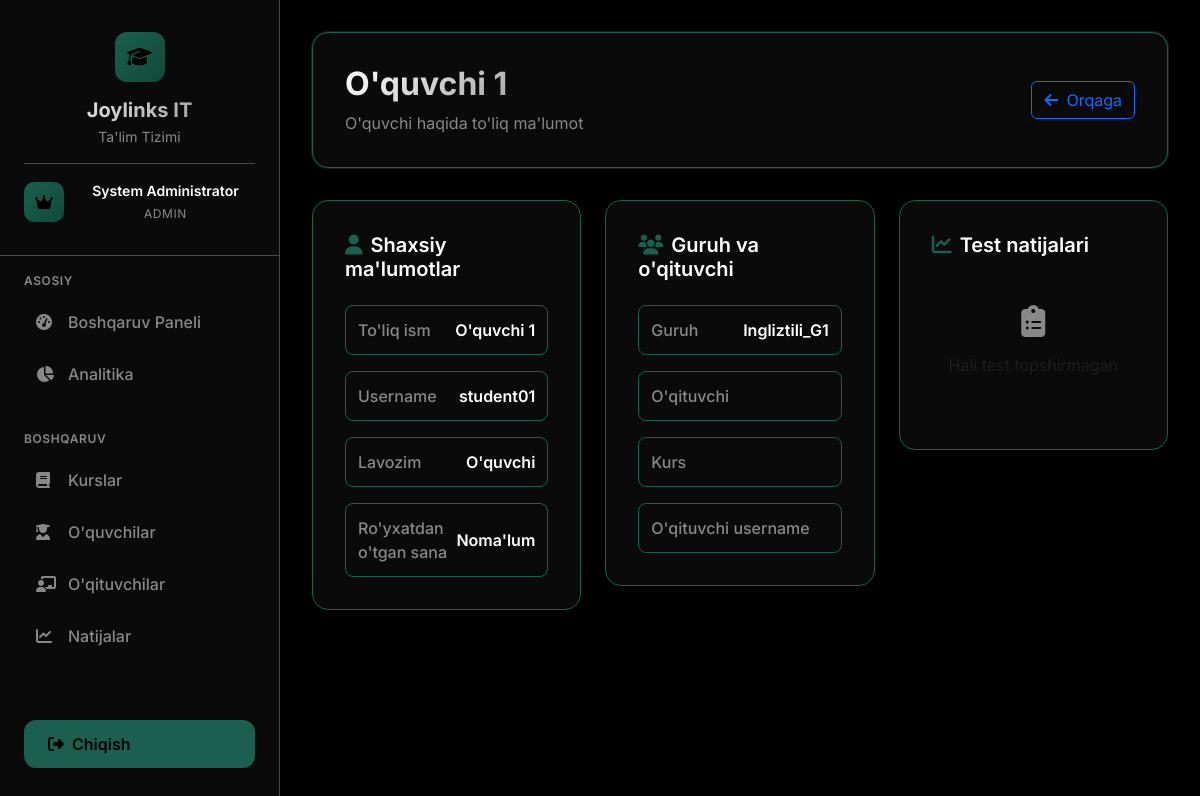
/admin/students/view/1 (signed in), run on the app's committed database.
### app.py (models this page shows)
class User(UserMixin, db.Model):
    id = db.Column(db.Integer, primary_key=True)
    username = db.Column(db.String(80), unique=True, nullable=False)
    password_hash = db.Column(db.String(120), nullable=False)
    role = db.Column(db.String(20), nullable=False)  # admin, teacher, student
    full_name = db.Column(db.String(100), nullable=False)
    teacher_profile = db.relationship('Teacher', backref='user', uselist=False)
    student_profile = db.relationship('Student', backref='user', uselist=False)

class Group(db.Model):
    id = db.Column(db.Integer, primary_key=True)
    name = db.Column(db.String(50), nullable=False)
    teacher_id = db.Column(db.Integer, db.ForeignKey('teacher.id'), nullable=False)
    students = db.relationship('Student', backref='group', lazy=True)
    tests = db.relationship('Test', backref='group', lazy=True)

### app.py (the view)
@app.route('/admin/students/view/<int:student_id>')
@admin_required
def admin_view_student(student_id):
    from sqlalchemy.orm import aliased
    student_user = aliased(User, name='student_user')
    teacher_user = aliased(User, name='teacher_user')
    student = db.session.query(Student, student_user, Group, Teacher, teacher_user, Course)\
        .join(student_user, Student.user_id == student_user.id)\
        .join(Group, Student.group_id == Group.id)\
        .join(Teacher, Group.teacher_id == Teacher.id)\
        .join(teacher_user, Teacher.user_id == teacher_user.id)\
        .join(Course, Teacher.course_id == Course.id)\
        .options(db.joinedload(Student.results))\
        .filter(Student.id == student_id)\
        .first_or_404()
    return render_template('admin/view_student_modern.html', student=student)

### app.py (called while the page is built)
@login_manager.user_loader
def load_user(user_id):
    return User.query.get(int(user_id))

def admin_required(f):
    @wraps(f)
    def decorated_function(*args, **kwargs):
        if not current_user.is_authenticated or current_user.role != 'admin':
            flash('Kirish taqiqlangan. Admin huquqlari kerak.', 'danger')
            return redirect(url_for('login'))
        return f(*args, **kwargs)
    return decorated_function

### templates/admin/view_student_modern.html (shortened to what this page needs)
{% extends "base_modern.html" %}
{% block content %}
<div class="page-header">
    <div class="d-flex justify-content-between align-items-center">
        <div>
            <h1 class="page-title">{{ student[1].full_name }}</h1>
            <p class="page-subtitle">O'quvchi haqida to'liq ma'lumot</p>
        </div>
        <div>
            <a href="{{ url_for('admin_students') }}" class="btn btn-outline-primary">
                <i class="fas fa-arrow-left me-2"></i>Orqaga
            </a>
        </div>
    </div>
</div>
<div class="row g-4">
    <div class="col-lg-4">
        <div class="content-card">
            <h5 class="mb-4" style="color: var(--text-primary); font-weight: 600;">
                <i class="fas fa-user me-2" style="color: var(--accent);"></i>Shaxsiy ma'lumotlar
            </h5>
            <div class="info-section">
                <div class="info-item">
                    <label>To'liq ism</label>
                    <span>{{ student[1].full_name }}</span>
                </div>
                <div class="info-item">
                    <label>Username</label>
                    <span>{{ student[1].username }}</span>
                </div>
                <div class="info-item">
                    <label>Lavozim</label>
                    <span>O'quvchi</span>
                </div>
                <div class="info-item">
                    <label>Ro'yxatdan o'tgan sana</label>
                    <span>{{ student[0].created_at.strftime('%d.%m.%Y') if student[0].created_at else 'Noma\'lum' }}</span>
                </div>
            </div>
        </div>
    </div>
    <div class="col-lg-4">
        <div class="content-card">
            <h5 class="mb-4" style="color: var(--text-primary); font-weight: 600;">
                <i class="fas fa-users me-2" style="color: var(--accent);"></i>Guruh va o'qituvchi
            </h5>
            <div class="info-section">
                <div class="info-item">
                    <label>Guruh</label>
                    <span>{{ student[2].name }}</span>
                </div>
                <div class="info-item">
                    <label>O'qituvchi</label>
                </div>
                <div class="info-item">
                    <label>Kurs</label>
                </div>
                <div class="info-item">
                    <label>O'qituvchi username</label>
                </div>
            </div>
        </div>
    </div>
    <div class="col-lg-4">
        <div class="content-card">
            <h5 class="mb-4" style="color: var(--text-primary); font-weight: 600;">
                <i class="fas fa-chart-line me-2" style="color: var(--accent);"></i>Test natijalari
            </h5>
            {% if student[0].results %}
            <div class="test-results">
                {% for result in student[0].results %}
                <div class="result-item">
                    <div class="result-header">
                        <h6>{{ result.test.title }}</h6>
                        <small class="text-muted">{{ result.submitted_at.strftime('%d.%m.%Y %H:%M') }}</small>
                    </div>
                    <div class="result-stats">
                        <div class="stat-item">
                            <span class="stat-label">Ball</span>
                            <span class="stat-value">{{ result.score }}/{{ result.total_questions }}</span>
                        </div>
                        <div class="stat-item">
                            <span class="stat-label">Foiz</span>
                            <span class="stat-value {{ 'text-success' if result.percentage >= 60 else 'text-warning' }}">
                                {{ "%.1f"|format(result.percentage) }}%
                            </span>
                        </div>
                    </div>
                    <div class="progress mt-2">
                        <div class="progress-bar {{ 'success' if result.percentage >= 60 else 'warning' }}" style="width: {{ result.percentage }}%;"></div>
                    </div>
                </div>
                {% endfor %}
            </div>
            {% else %}
            <div class="text-center py-4">
                <i class="fas fa-clipboard-list fa-2x mb-3" style="color: var(--text-secondary);"></i>
                <p class="text-muted">Hali test topshirmagan</p>
            </div>
            {% endif %}
        </div>
    </div>
</div>
{% endblock %}

### templates/base_modern.html (shortened to what this page needs)
<!DOCTYPE html>
<html lang="uz">
<head>
    <link href="https://cdn.jsdelivr.net/npm/bootstrap@5.3.0/dist/css/bootstrap.min.css" rel="stylesheet">
    <link href="https://cdnjs.cloudflare.com/ajax/libs/font-awesome/6.4.0/css/all.min.css" rel="stylesheet">
</head>
<body>
    <aside class="sidebar" id="sidebar">
        <div class="sidebar-header">
            <div class="logo">
                <i class="fas fa-graduation-cap"></i>
            </div>
            <h3>Joylinks IT</h3>
            <p>Ta'lim Tizimi</p>
            {% if current_user.is_authenticated %}
            <div class="user-info">
                <div class="user-avatar">
                    {% if current_user.role == 'admin' %}
                        <i class="fas fa-crown"></i>
                    {% elif current_user.role == 'teacher' %}
                        <i class="fas fa-user-tie"></i>
                    {% elif current_user.role == 'student' %}
                        <i class="fas fa-user-graduate"></i>
                    {% endif %}
                </div>
                <div class="user-details">
                    <div class="user-name">{{ current_user.full_name }}</div>
                    <div class="user-role">
                        {% if current_user.role == 'admin' %}
                            Admin
                        {% elif current_user.role == 'teacher' %}
                            Ustoz
                        {% elif current_user.role == 'student' %}
                            O'quvchi
                        {% endif %}
                    </div>
                </div>
            </div>
            {% endif %}
        </div>
        <nav class="sidebar-nav">
            {% if current_user.role == 'admin' %}
            <div class="nav-section">
                <div class="nav-section-title">Asosiy</div>
                <a href="{{ url_for('admin_dashboard') }}" class="nav-link {% if request.endpoint == 'admin_dashboard' %}active{% endif %}">
                    <i class="fas fa-tachometer-alt"></i>
                    <span>Boshqaruv Paneli</span>
                </a>
                <a href="{{ url_for('admin_analytics') }}" class="nav-link {% if request.endpoint == 'admin_analytics' %}active{% endif %}">
                    <i class="fas fa-chart-pie"></i>
                    <span>Analitika</span>
                </a>
            </div>
            <div class="nav-section">
                <div class="nav-section-title">Boshqaruv</div>
                <a href="{{ url_for('admin_courses') }}" class="nav-link {% if request.endpoint == 'admin_courses' %}active{% endif %}">
                    <i class="fas fa-book"></i>
                    <span>Kurslar</span>
                </a>
                <a href="{{ url_for('admin_students') }}" class="nav-link {% if request.endpoint == 'admin_students' %}active{% endif %}">
                    <i class="fas fa-user-graduate"></i>
                    <span>O'quvchilar</span>
                </a>
                <a href="{{ url_for('admin_teachers') }}" class="nav-link {% if request.endpoint == 'admin_teachers' %}active{% endif %}">
                    <i class="fas fa-chalkboard-teacher"></i>
                    <span>O'qituvchilar</span>
                </a>
                <a href="{{ url_for('admin_results') }}" class="nav-link {% if request.endpoint == 'admin_results' %}active{% endif %}">
                    <i class="fas fa-chart-line"></i>
                    <span>Natijalar</span>
                </a>
            </div>
            {% endif %}
        </nav>
        <div class="logout-btn">
            <a href="{{ url_for('logout') }}" class="btn-primary-custom w-100">
                <i class="fas fa-sign-out-alt me-2"></i>
                Chiqish
            </a>
        </div>
    </aside>
    <main class="main-content">
        {% block content %}{% endblock %}
    </main>
</body>
</html>

### templates/base_modern.html (style rules this page uses)
:root { --bg-primary: #000000; --bg-secondary: #0a0a0a; --bg-card: #0a0a0a; --text-primary: #ffffff; --text-secondary: #888888; --accent: #1a5f4f; --accent-hover: #0f4a3a; --border: #1a5f4f; --sidebar-width: 280px; }
* { margin: 0; padding: 0; box-sizing: border-box; }
body { font-family: 'Inter', -apple-system, BlinkMacSystemFont, 'Segoe UI', sans-serif; background: var(--bg-primary); color: var(--text-primary); min-height: 100vh; overflow-x: hidden; }
.user-info { margin-top: 1rem; padding-top: 1rem; border-top: 1px solid var(--border); display: flex; align-items: center; gap: 0.75rem; }
.user-avatar { width: 40px; height: 40px; background: linear-gradient(135deg, var(--accent), var(--accent-hover)); border-radius: 10px; display: flex; align-items: center; justify-content: center; color: var(--bg-primary); }
.user-details { flex: 1; }
.user-name { font-size: 0.875rem; font-weight: 600; color: var(--text-primary); margin-bottom: 0.25rem; }
.user-role { font-size: 0.75rem; color: var(--text-secondary); text-transform: uppercase; letter-spacing: 0.05em; }
.sidebar { position: fixed; top: 0; left: 0; height: 100vh; width: var(--sidebar-width); background: var(--bg-card); border-right: 1px solid var(--border); z-index: 1000; transition: all 0.3s cubic-bezier(0.4, 0, 0.2, 1); overflow-y: auto; backdrop-filter: blur(20px); }
.sidebar-header { padding: 2rem 1.5rem; border-bottom: 1px solid var(--border); text-align: center; }
.logo { width: 50px; height: 50px; background: linear-gradient(135deg, var(--accent), var(--accent-hover)); border-radius: 12px; display: flex; align-items: center; justify-content: center; margin: 0 auto 1rem; }
.logo i { font-size: 1.25rem; color: var(--bg-primary); }
.sidebar-header h3 { font-size: 1.25rem; font-weight: 700; background: linear-gradient(135deg, var(--text-primary), var(--text-secondary)); -webkit-background-clip: text; -webkit-text-fill-color: transparent; background-clip: text; margin-bottom: 0.25rem; }
.sidebar-header p { color: var(--text-secondary); font-size: 0.875rem; margin: 0; }
.sidebar-nav { padding: 1rem 0; }
.nav-section { margin-bottom: 2rem; }
.nav-section-title { color: var(--text-secondary); font-size: 0.75rem; font-weight: 600; text-transform: uppercase; letter-spacing: 0.05em; padding: 0 1.5rem; margin-bottom: 0.5rem; }
.nav-link { display: flex; align-items: center; color: var(--text-secondary); text-decoration: none; padding: 0.75rem 1.5rem; margin: 0.25rem 0.75rem; border-radius: 12px; transition: all 0.3s cubic-bezier(0.4, 0, 0.2, 1); font-weight: 500; }
.nav-link i { width: 20px; margin-right: 12px; font-size: 1rem; }
.main-content { margin-left: var(--sidebar-width); padding: 2rem; min-height: 100vh; animation: fadeIn 0.8s ease-in; }
.page-header { background: var(--bg-card); border: 1px solid var(--border); border-radius: 16px; padding: 2rem; margin-bottom: 2rem; backdrop-filter: blur(20px); box-shadow: 0 0 0 1px rgba(255, 255, 255, 0.1); }
.page-title { font-size: 2rem; font-weight: 700; margin-bottom: 0.5rem; background: linear-gradient(135deg, var(--text-primary), var(--text-secondary)); -webkit-background-clip: text; -webkit-text-fill-color: transparent; background-clip: text; }
.page-subtitle { color: var(--text-secondary); font-size: 1rem; margin: 0; }
.btn-primary-custom { background: var(--accent); color: var(--bg-primary); border: none; border-radius: 12px; padding: 0.75rem 1.5rem; font-weight: 600; transition: all 0.3s cubic-bezier(0.4, 0, 0.2, 1); text-decoration: none; display: inline-flex; align-items: center; position: relative; overflow: hidden; }
.btn-primary-custom::before { content: ''; position: absolute; top: 0; left: -100%; width: 100%; height: 100%; background: linear-gradient(90deg, transparent, rgba(255, 255, 255, 0.2), transparent); transition: left 0.5s; }
.content-card { background: var(--bg-card); border: 1px solid var(--border); border-radius: 16px; padding: 2rem; margin-bottom: 2rem; backdrop-filter: blur(20px); animation: slideUp 0.6s ease-out; }
.logout-btn { position: absolute; bottom: 2rem; left: 1.5rem; right: 1.5rem; }

### templates/admin/view_student_modern.html (style rules this page uses)
.info-section { display: flex; flex-direction: column; gap: 1rem; }
.info-item { display: flex; justify-content: space-between; align-items: center; padding: 0.75rem; background: var(--bg-secondary); border-radius: 8px; border: 1px solid var(--border); }
.info-item label { font-weight: 500; color: var(--text-secondary); margin: 0; }
.info-item span { color: var(--text-primary); font-weight: 600; }

### data on the page
User: full_name "System Administrator"
User: full_name "O'quvchi 1", username "student01"
Group: name "Ingliztili_G1"
